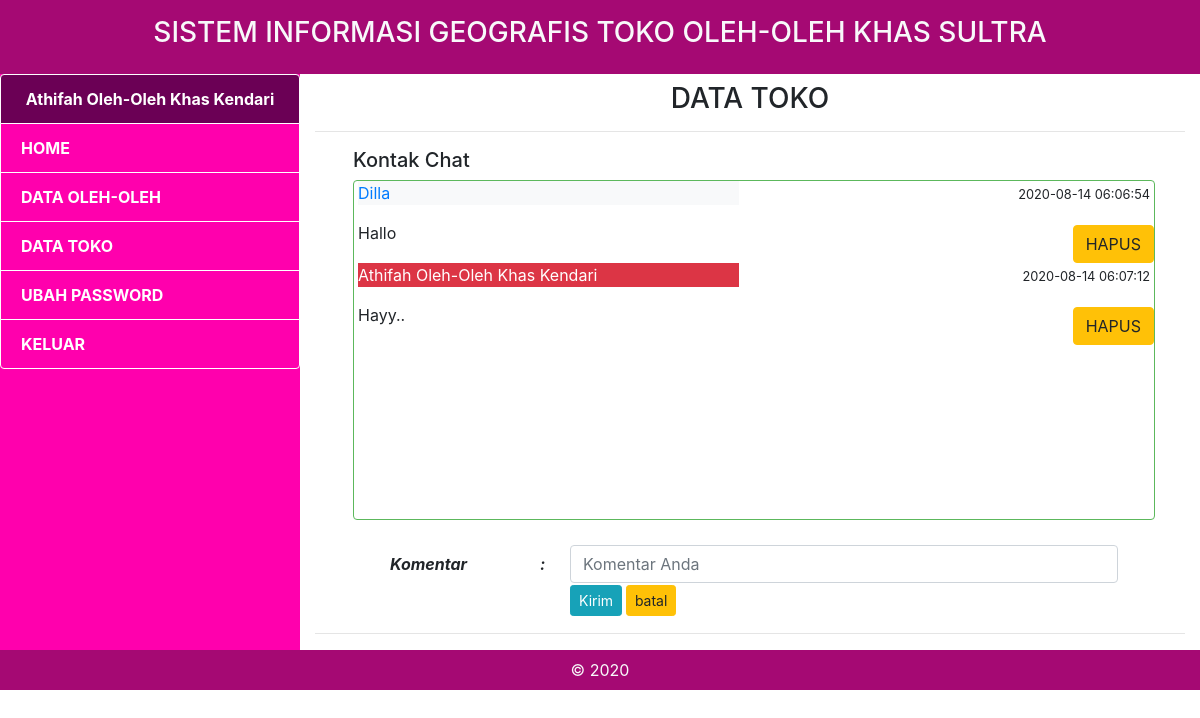
The app's page /admin/kontak.php (signed in) with its own data.
### tables this page shows
CREATE TABLE `chat` (
  `id_chat` int(11) NOT NULL,
  `id_toko` int(11) NOT NULL,
  `nama` varchar(50) NOT NULL,
  `email` varchar(100) NOT NULL,
  `pesan` text NOT NULL,
  `waktu` datetime NOT NULL
);

### admin/kontak.php (the view, shortened to what this page needs)
<?php
	include 'header.php';
	include "../config/koneksi.php";
 ?>
<h3 class="text-center">DATA TOKO</h3>
<hr>
<div class="container">
<div class="row mx-auto pl-2">
<div class="col-md-12">
<div class="panel panel-success">
              <div class="panel-heading">
                <h5 class="panel-title"><span class="glyphicon glyphicon-user"></span> Kontak Chat </h5>
              </div>
              <div class="panel-body">
<center>
<div class="komentar">
<?php
	$data4 = mysqli_query($koneksi, "SELECT * FROM toko WHERE nama_toko='$ambil2'");
	$d4 = mysqli_fetch_array($data4);
	$idtk = $d4['id_toko'];
	$nmtk = $d4['nama_toko'];
	$data5 = mysqli_query($koneksi, "SELECT * FROM chat WHERE id_toko='$idtk'");
	while  ($d5 = mysqli_fetch_array($data5)) {
	    $idc = $d5['id_chat'];
	    $nm = $d5['nama'];
	    $pesan = $d5['pesan'];
	    $waktu = $d5['waktu'];
		$bg = '';
		$hd = '';
		if ($nm == $nmtk) {
			$bg = 'text-white';
			$hd = 'bg-danger';
		}
		else {
			$bg = 'text-primary';
			$hd = 'bg-light';
		}
?>
<div  class="row ">
	<div class="col">
		<p class="text-left ml-1 <?php echo $hd; ?> <?php echo $bg; ?>"><?php echo $nm ; ?></p>
	</div>
	<div class="col">
		<p class="text-right mr-1 "><small><?php echo $waktu; ?></small></p>
	</div>
</div>
<div  class="row">
	<div class="col">
		<p class="text-left ml-1"><?php echo $pesan; ?></p>
	</div>
	<div class="col" align="right">
		<a href="hapus.php?id=<?php echo $idc ?>" class="btn btn-warning mt-1" onclick="alert('Yakin Hapus??')">HAPUS</a>
	</div>
</div>
<?php
	}
?>
</div>
</center><br/>
<center>
<form id="formku" method="post" action="proses.php" onsubmit="return formCheck(this);" >
<table style="font-style: oblique; font-weight: bold;">
<tr>
<td width="150">Komentar</td>
<td width="30">:</td>
<td width="550"><input type="text" name="komentar" size="30" class="form-control" minlength="3" placeholder="Komentar Anda" required /></td>
</tr>
<tr>
<td width="150"></td>
<td width="30"></td>
<td width="550">
<button type="submit" class="btn btn-info btn-sm">Kirim <span class="glyphicon glyphicon-send"></span></button>
<button type="reset" class="btn btn-warning btn-sm">batal <span class="glyphicon glyphicon-refresh"></span></button>
</td>
</tr>
</table>
</form>
</center>
</div>
</div></div></div>
</div><hr>
<?php
	include 'footer.php';
 ?>

### admin/footer.php (shortened to what this page needs)
        </div>
        <div class="col-sm-3 p-0 clearfix" style="background: #FF00AD;">
          <div class="list-group" style="font-weight: bold; background: #FF00AD;">
            <li href="#" class="list-group-item list-group-item-action active text-center" style="background: #6b0055; color: white; border-color: white">
              <?php echo $ambil2 ?>
            </li>
            <a href="<?php echo $home; ?>" class="list-group-item list-group-item-action menu">HOME</a>
            <a href="oleh-oleh.php" class="list-group-item list-group-item-action menu">DATA OLEH-OLEH</a>
            <a href="toko.php" class="list-group-item list-group-item-action menu">DATA TOKO</a>
            <a href="ubah-pass.php" class="list-group-item list-group-item-action menu">UBAH PASSWORD</a>
            <a href="../config/keluar.php" class="list-group-item list-group-item-action menu">KELUAR</a>
          </div>
        </div>
</div>
      </div>
      <div class="row text-light text-center p-2" style="background: #A50973">
        <div class="col-sm">
          &copy; 2020
        </div>
      </div>
    </div>
  </body>
</html>

### admin/header.php (style rules this page uses)
.menu { background: #FF00AD; color: white; border: 1px solid white; }
.komentar { border: 1px solid #5cb85c; border-radius :4px; width: 100%; height: 340px; overflow: scroll; }

### records on screen
chat: nama "Dilla", waktu "2020-08-14 06:06:54", pesan "Hallo"
chat: nama "Athifah Oleh-Oleh Khas Kendari", waktu "2020-08-14 06:07:12", pesan "Hayy.."

### other values on screen
$ambil2 "Athifah Oleh-Oleh Khas Kendari"
